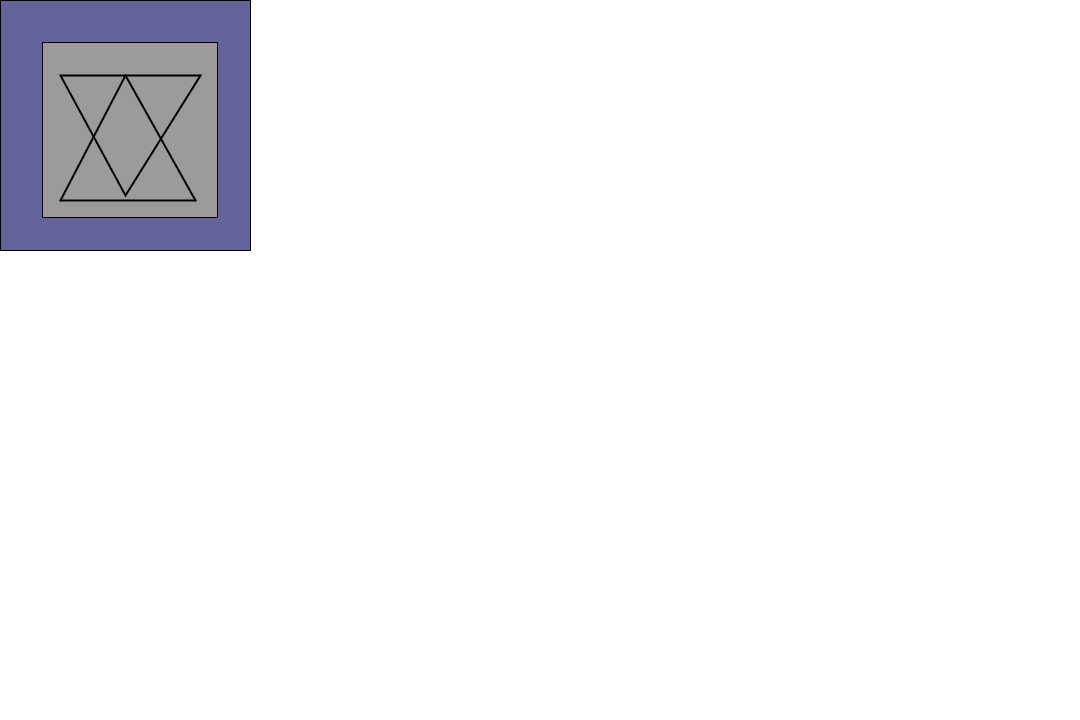
Frame 1 (no input)
Frame 60 (the mouse pressed at the canvas centre just before this capture): identical to frame 1, image omitted
Frame 120 (the mouse held since frame 60 and released just before this capture): identical to frame 1, image omitted

The Processing sketch that drew this single still picture (run headless with seeded random() and noise(); from frame 60 on, the mouse is pressed at the canvas centre):

// Processing sketch: KH_InverseCanvasRemake
// ── KH_InverseCanvasRemake.pde
//Inverse Canvas by Kevin Huang
void setup(){
  size(1080, 720);
  background(255);
}
void draw(){
  strokeWeight(1);
  rectMode(CENTER);
  fill(100, 100, 155);
  rect(125, 125, 250, 250);
  fill(155);
  rect(130, 130, 175, 175);
  strokeWeight(2);
  triangle(60,75,125,195,200,75);
  line(60, 200, 195, 200);
  line(60, 200, 125, 75);
  line(125, 75, 195, 200);
}
 void keyPressed(){
   background(255);
 }
